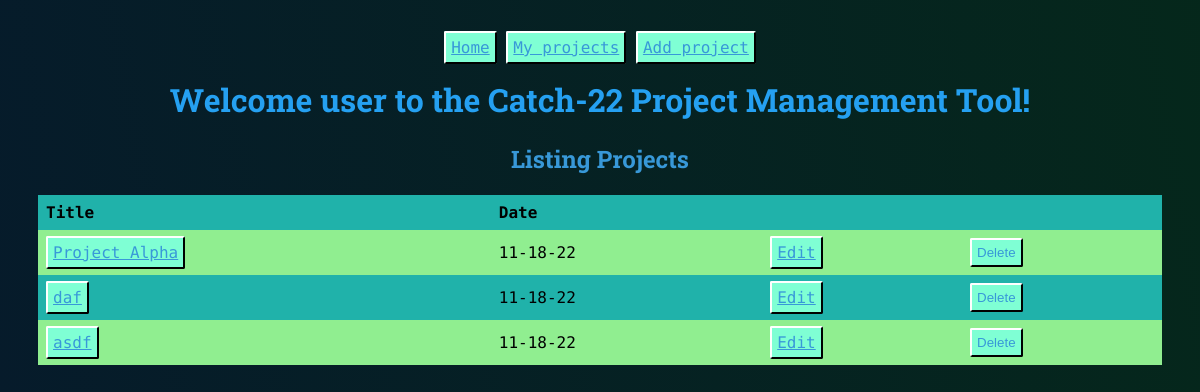
Page /projects on the earlier database version.
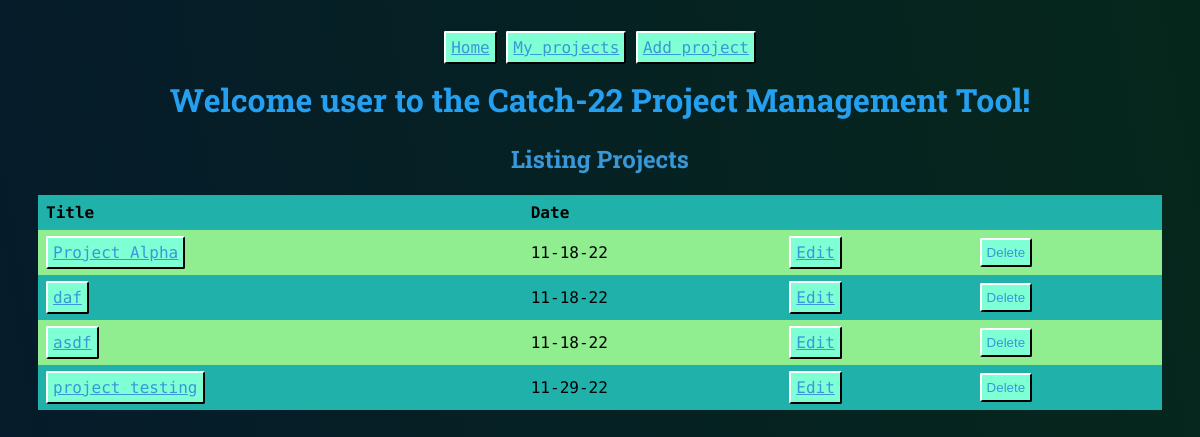
Same page on the later database version.
### models.py (models this page shows, shortened)
class User(db.Model):
    id = db.Column("id", db.Integer, primary_key=True)
    name = db.Column("name", db.String(100))
    email = db.Column("email", db.String(100))

class Note(db.Model):
    id = db.Column("id", db.Integer, primary_key=True)
    title = db.Column("title", db.String(200))
    text = db.Column("text", db.String(100))
    date = db.Column("date", db.String(50))

### flask05.py (the view)
@app.route('/projects')
def get_projects():
    a_user = db.session.query(User).filter_by(email='user@uncc.edu').one()
    my_notes = db.session.query(Note).all()
    return render_template('projects.html', notes=my_notes, user = a_user)

### templates/projects.html (shortened to what this page needs)
<!DOCTYPE html>
<html lang="en">
<head>
    <link rel="stylesheet" href="{{ url_for('static', filename='main.css') }}">
</head>
<nav>
    <a href="/index">Home</a>
    <a href="/projects">My projects</a>
    <a href="/projects/new">Add project</a>
</nav>
<body>
    <h1>Welcome {{user.name}} to the Catch-22 Project Management Tool!</h1>
    <h2>Listing Projects</h2>
    <table>
        <tbody>
            <tr>
                <th>Title</th>
                <th colspan="3">Date</th>
            </tr>
            {% for note in notes %}
            <tr>
                <td><a href="{{url_for('get_project', project_id=note.id)}}">{{ note.title }}</a></td>
                <td>{{ note.date }}</td>
                <td><a href="{{url_for('update_project', project_id=note.id)}}">Edit</a></td>
                <td>
                    <form action="{{url_for('delete_project', project_id=note.id)}}" method="post">
                        <input id="delete-button" type="submit" value="Delete">
                    </form>
                </td>
            </tr>
            {% endfor %}
        </tbody>
    </table>
</body>
</html>

### static/main.css (style rules this page uses)
html { text-align: center; background: linear-gradient(80deg, #061b2b, #04330c); background-size: 200%; color: rgb(56, 152, 216); }
body { font-family: 'Roboto Mono', monospace; padding: 30px 30px; }
h1 { font-family: 'Roboto Slab', serif; color: rgb(37, 160, 241); }
h2 { font-family: 'Roboto Slab', serif; color: rgb(56, 152, 216); }
a, a:visited { color: rgb(56, 152, 216); background-color: aquamarine; padding: 5px 5px; border-radius: 2px; border-top: 2px solid white; border-left: 2px solid white; border-right: 2px solid black; border-bottom: 2px solid black; }
table { border-collapse: collapse; width: 100%; }
th, td { color: black; text-align: left; padding: 8px; }
tbody tr:nth-child(even) { background-color: Lightgreen; }
tbody tr:nth-child(odd) { background-color: lightseagreen; }
#delete-button { color: rgb(56, 152, 216); background-color: aquamarine; padding: 5px 5px; border-radius: 2px; border-top: 2px solid white; border-left: 2px solid white; }

Differences in the rows shown:
added Note: title "project testing", date "11-29-22"
